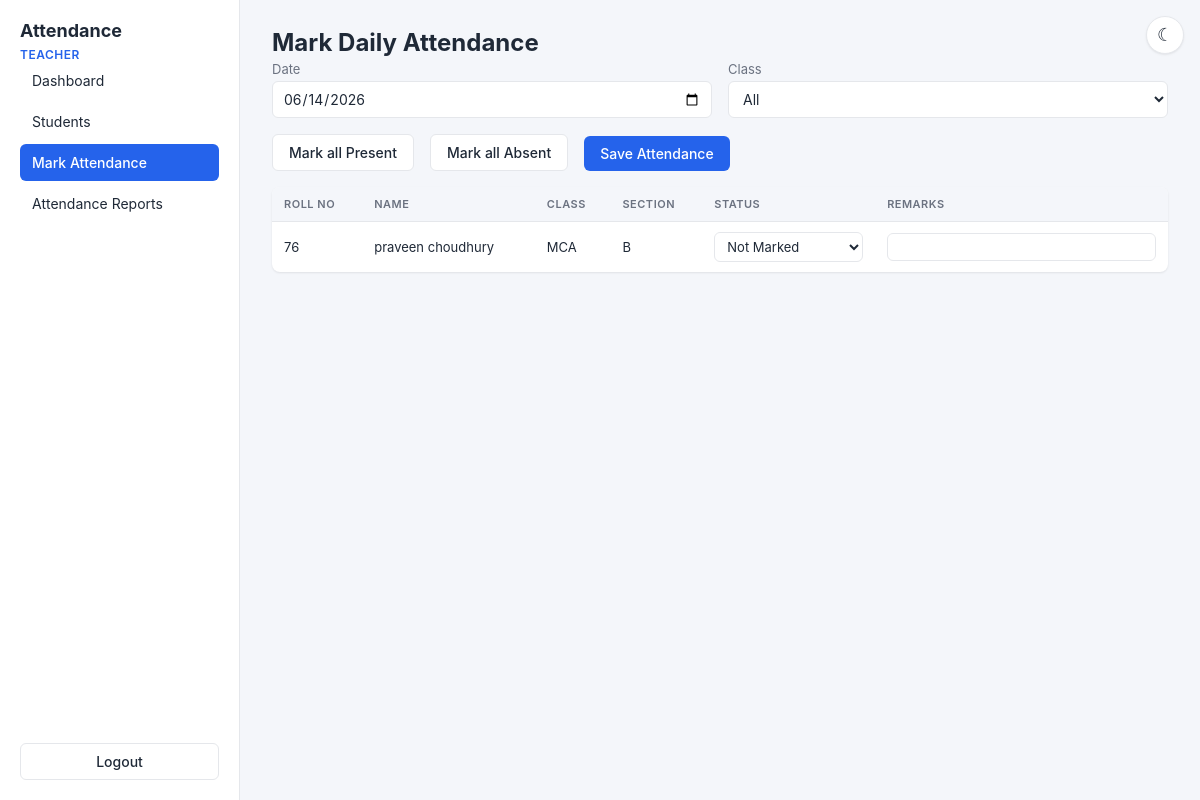
The app's page /attendance (signed in) with its own data.
### tables this page shows
CREATE TABLE students (
                id INTEGER PRIMARY KEY AUTOINCREMENT,
                roll_no TEXT NOT NULL UNIQUE,
                name TEXT NOT NULL,
                class_name TEXT NOT NULL,
                section TEXT,
                gender TEXT,
                date_of_birth TEXT,
                email TEXT,
                phone TEXT,
                guardian_name TEXT,
                address TEXT,
                pin TEXT,
                created_at TEXT DEFAULT CURRENT_TIMESTAMP
            );

### app.py (the view, shortened to what this page needs)
@app.route("/attendance", methods=["GET", "POST"])
def attendance():
    redir = require_teacher()
    if redir:
        return redir
    att_date = request.values.get("date") or today_iso()
    att_class = request.values.get("class", "All")
    db = get_db()
    query = """
        SELECT s.id, s.roll_no, s.name, s.class_name, s.section,
               COALESCE(a.status, 'Not Marked') AS status,
               COALESCE(a.remarks, '') AS remarks
        FROM students s
        LEFT JOIN attendance a ON a.student_id = s.id AND a.date = ?
        WHERE 1=1
    """
    params = [att_date]
    if att_class != "All":
        query += " AND s.class_name = ?"
        params.append(att_class)
    query += " ORDER BY s.class_name, s.roll_no"
    rows = db.execute(query, params).fetchall()
    return render_template(
        "attendance.html",
        rows=rows,
        att_date=att_date,
        att_class=att_class,
        classes=fetch_classes(),
        today=today_iso(),
    )

### app.py (called while the page is built)
def get_db():
    if "db" not in g:
        g.db = sqlite3.connect(DB_PATH)
        g.db.row_factory = sqlite3.Row
        g.db.execute("PRAGMA foreign_keys = ON")
    return g.db

def today_iso():
    return date.today().isoformat()

def fetch_classes():
    db = get_db()
    rows = db.execute("SELECT DISTINCT class_name FROM students ORDER BY class_name").fetchall()
    return [r["class_name"] for r in rows]

def require_teacher():
    if session.get("role") != "teacher":
        return redirect(url_for("login"))
    return None

@app.context_processor
def inject_user():
    student = None
    if session.get("role") == "student" and session.get("student_id"):
        student = fetch_student_by_id(session["student_id"])
    return {"current_role": session.get("role"), "current_student": student}

### templates/attendance.html (shortened to what this page needs)
{% extends "_shell.html" %}
{% set active_page = 'attendance' %}
{% block content %}
<h1>Mark Daily Attendance</h1>
<form method="get" action="{{ url_for('attendance') }}">
  <div class="row">
    <label>Date<input type="date" name="date" value="{{ att_date }}" max="{{ today }}" onchange="this.form.submit()" /></label>
    <label>Class
      <select name="class" onchange="this.form.submit()">
        <option value="All" {% if att_class == 'All' %}selected{% endif %}>All</option>
      </select>
    </label>
  </div>
</form>
{% if rows %}
  <form method="post" action="{{ url_for('attendance', date=att_date) }}{% if att_class != 'All' %}&class={{ att_class }}{% endif %}">
    <div class="row">
      <button type="submit" name="action" value="present_all" class="btn btn-outline">Mark all Present</button>
      <button type="submit" name="action" value="absent_all" class="btn btn-outline">Mark all Absent</button>
      <button type="submit" name="action" value="save" class="btn btn-primary">Save Attendance</button>
    </div>
    <div class="table-wrap">
      <table>
        <thead>
          <tr><th>Roll No</th><th>Name</th><th>Class</th><th>Section</th><th>Status</th><th>Remarks</th></tr>
        </thead>
        <tbody>
          {% for r in rows %}
            <tr>
              <td>
                {{ r['roll_no'] }}
              </td>
              <td>{{ r['name'] }}</td>
              <td>{{ r['class_name'] }}</td>
              <td>{{ r['section'] or '' }}</td>
              <td>
                <select name="status_{{ r['id'] }}">
                  {% for opt in ['Not Marked','Present','Absent','Late'] %}
                    <option {% if r['status'] == opt %}selected{% endif %}>{{ opt }}</option>
                  {% endfor %}
                </select>
              </td>
              <td><input type="text" name="remarks_{{ r['id'] }}" value="{{ r['remarks'] }}" /></td>
            </tr>
          {% endfor %}
        </tbody>
      </table>
    </div>
  </form>
{% else %}
  <p class="muted">No students found for the selected class. Add students first.</p>
{% endif %}
{% endblock %}

### static/styles.css (style rules this page uses)
:root { --bg: #f4f6fa; --surface: #ffffff; --surface-2: #f4f6fa; --text: #1f2937; --muted: #6b7280; --border: #e5e7eb; --input-bg: #ffffff; --row-hover: #fafbfc; --primary: #2563eb; --primary-hover: #1d4ed8; --success: #16a34a; --warn: #f59e0b; --danger: #dc2626; --flash-error-bg: #fef2f2; --flash-error-border: #fecaca; --flash-success-bg: #f0fdf4; --flash-success-border: #bbf7d0; --shadow: 0 1px 3px rgba(0,0,0,.05), 0 1px 2px rgba(0,0,0,.04); }
html { color-scheme: light; }
* { box-sizing: border-box; }
html, body { height: 100%; }
body { margin: 0; font-family: -apple-system, BlinkMacSystemFont, "Segoe UI", Roboto, sans-serif; font-size: 14px; color: var(--text); background: var(--bg); }
button { font-family: inherit; cursor: pointer; }
input, select, textarea { font-family: inherit; font-size: 14px; padding: 8px 10px; border: 1px solid var(--border); border-radius: 6px; background: var(--input-bg); color: var(--text); width: 100%; }
label { display: block; font-size: 13px; color: var(--muted); margin-bottom: 12px; }
label > input, label > select, label > textarea { margin-top: 4px; color: var(--text); }
.btn { display: inline-block; border: none; padding: 9px 16px; border-radius: 6px; font-size: 14px; font-weight: 500; text-decoration: none; transition: background .15s, color .15s, border-color .15s; }
.btn-primary { background: var(--primary); color: #fff; }
.btn-outline { background: var(--surface); color: var(--text); border: 1px solid var(--border); }
.main h1 { margin: 0 0 4px; font-size: 24px; }
.row { display: flex; gap: 16px; margin-bottom: 16px; align-items: flex-end; flex-wrap: wrap; }
.row > label { flex: 1; min-width: 180px; margin-bottom: 0; }
.row > .btn { margin-bottom: 0; }
.table-wrap { background: var(--surface); border-radius: 8px; box-shadow: var(--shadow); overflow-x: auto; margin-top: 12px; }
table { width: 100%; border-collapse: collapse; }
th, td { padding: 10px 12px; text-align: left; border-bottom: 1px solid var(--border); font-size: 13px; white-space: nowrap; }
th { background: var(--surface-2); font-weight: 600; color: var(--muted); text-transform: uppercase; font-size: 11px; letter-spacing: .5px; }
tbody tr:last-child td { border-bottom: none; }
td select, td input { padding: 5px 8px; font-size: 13px; min-width: 120px; }

### records on screen
students: roll_no "76", name "praveen choudhury", class_name "MCA", section "B", id "Not Marked"

### other values on screen
{{ 'Teacher' if current_role == 'teacher' else 'Student' }} "TEACHER"
